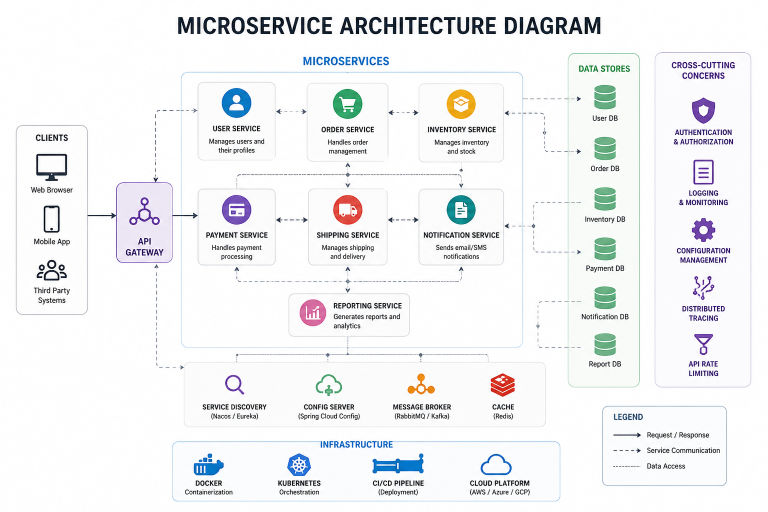
#> input picture app/uploads/07ddd2ba-455f-4a6f-811c-7b9c7e6ecfac.png, 1536 x 1024 px (shown at 1/2 size)
$ python -i image_processor.py   (imports and definitions only)   (older library calls are emulated)
#> lines starting #> are read from the running program, lines starting #| are printed output that depends on the picture; after the words box and inside, x2 and y2 are one past the last pixel; in counts of white or black regions, pixels touching at a corner belong together
"""
image_processor.py
==================
Production-grade image pre-processing pipeline optimised for architecture
diagram OCR on AMD Ryzen 7 7730U / 16 GB RAM (CPU-only).

Speed optimisations (v2.1):
  - Reduced preprocessing candidates from 5 → 2 (clahe_otsu + raw_gray).
    The extra 3 strategies rarely beat these two and triple OCR time.
  - Lowered MIN_LONG_EDGE_FOR_OCR from 2400 → 1600 px.  EasyOCR reads
    diagram text reliably at 1600 px; 2400 px increases inference time ~2.25×
    with marginal accuracy gain on typical architecture diagrams.
  - MAX_LONG_EDGE capped at 2200 px (was 4000 px).
  - _select_best_candidate now skips the probe scan when only 1 candidate
    is available and falls back immediately.
  - pin_memory warning suppressed via workers=0 (already set).

All other logic (denoising, CLAHE, normalisation, sharpening) is unchanged.
"""

import os
import cv2
import numpy as np


class ImageProcessor:

    # ------------------------------------------------------------------ #
    # Constants                                                            #
    # ------------------------------------------------------------------ #

    # Lowered from 2400 → 1600.  EasyOCR handles 1600 px reliably and
    # runs ~2× faster than at 2400 px for typical diagram images.
    MIN_LONG_EDGE_FOR_OCR: int = 1600

    # Lowered from 4000 → 2200 to avoid slow inference on large exports.
    MAX_LONG_EDGE: int = 2200

    # ------------------------------------------------------------------ #
    # Basic I/O                                                            #
    # ------------------------------------------------------------------ #

    @staticmethod
    def load_image(image_path: str):
        image = cv2.imread(image_path)
#> image is the input picture: shape (1024, 1536, 3); mean B, G, R 243.1, 241.7, 240.7
        if image is None:
            raise ValueError(
                f"Cannot load image: {image_path}"
            )
        return image

    # ------------------------------------------------------------------ #
    # Resizing                                                             #
    # ------------------------------------------------------------------ #

    @staticmethod
    def smart_resize(image):
        """
        Upscale small diagrams so OCR text is at least 20-30 px tall,
        then hard-cap at MAX_LONG_EDGE to avoid slow inference.
        """
        height, width = image.shape[:2]
#> height = 1024; width = 1536
        long_edge = max(height, width)
#> long_edge = 1536

        if long_edge < ImageProcessor.MIN_LONG_EDGE_FOR_OCR:
            scale = ImageProcessor.MIN_LONG_EDGE_FOR_OCR / long_edge
#> scale = 1.04
            new_w = int(width * scale)
#> new_w = 1600
            new_h = int(height * scale)
#> new_h = 1066
            image = cv2.resize(
                image,
                (new_w, new_h),
                interpolation=cv2.INTER_CUBIC
            )
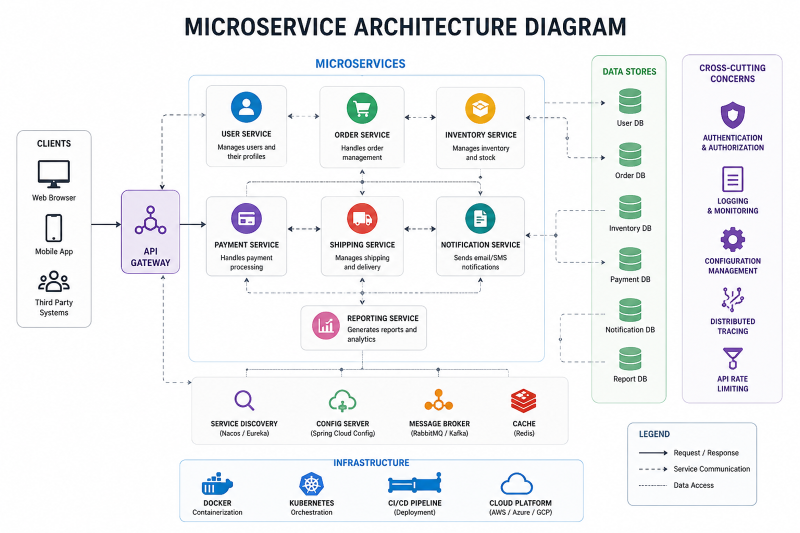
#> image: shape (1066, 1600, 3) (shown at 1/2 size); mean of channels 0, 1, 2 243, 241.6, 240.6; drawn as B, G, R
            height, width = new_h, new_w
#> height = 1066; width = 1600
            long_edge = max(height, width)
#> long_edge = 1600

        if long_edge > ImageProcessor.MAX_LONG_EDGE:
            scale = ImageProcessor.MAX_LONG_EDGE / long_edge
            image = cv2.resize(
                image,
                (int(width * scale), int(height * scale)),
                interpolation=cv2.INTER_AREA
            )

        return image

    # ------------------------------------------------------------------ #
    # Individual enhancement primitives                                    #
    # ------------------------------------------------------------------ #

    @staticmethod
    def to_gray(image):
        if len(image.shape) == 2:
            return image
        return cv2.cvtColor(image, cv2.COLOR_BGR2GRAY)
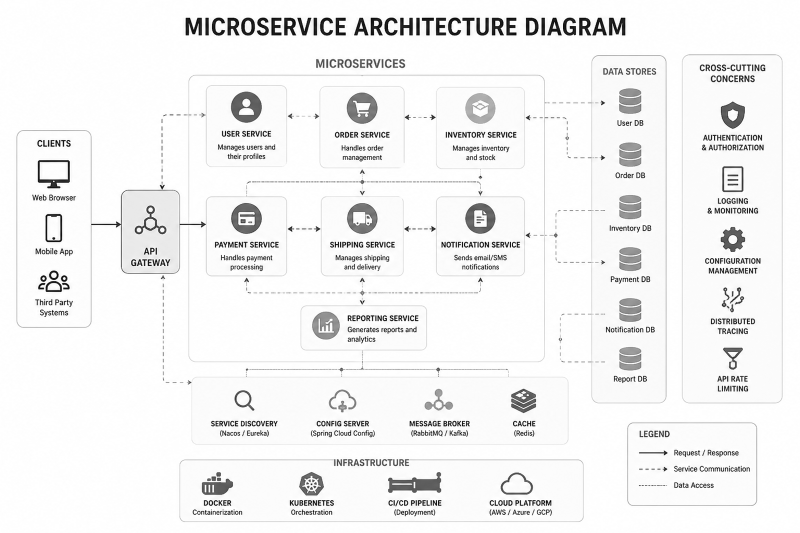
#> returned value: shape (1066, 1600) (shown at 1/2 size); min 0, max 255, mean 241.5

    # [14 lines left out: function normalise_background, not called in this run]

    @staticmethod
    def enhance_contrast_clahe(gray):
        clahe = cv2.createCLAHE(clipLimit=2.0, tileGridSize=(8, 8))
        return clahe.apply(gray)

    # [6 lines left out: function unsharp_mask, not called in this run]

    @staticmethod
    def denoise(gray):
        return cv2.fastNlMeansDenoising(gray, None, h=10, templateWindowSize=7, searchWindowSize=21)

    @staticmethod
    def threshold_otsu(gray):
        _, binary = cv2.threshold(
            gray, 0, 255,
            cv2.THRESH_BINARY + cv2.THRESH_OTSU
        )
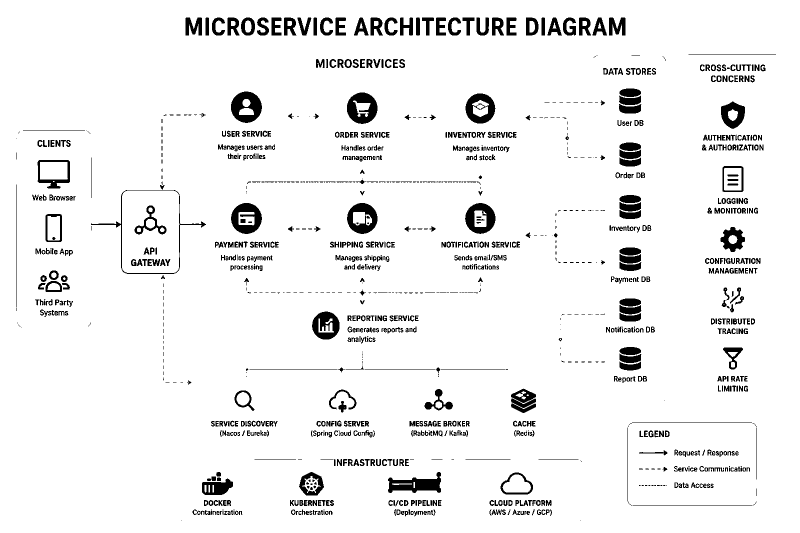
#> binary: shape (1066, 1600) (shown at 1/2 size); 93.8% white; 1181 black regions (326 under 20 px), largest, box (x1, y1, x2, y2) and area: (694, 185, 755, 248) 2468, (462, 183, 524, 246) 2467, (776, 944, 882, 986) 2417
        return binary

    # [17 lines left out: functions threshold_adaptive, threshold_adaptive_mean, not called in this run]

    # ------------------------------------------------------------------ #
    # Multi-pass strategy builder  (SPEED-OPTIMISED: 2 candidates only)   #
    # ------------------------------------------------------------------ #

    @staticmethod
    def _build_candidates(gray):
        """
        Return a list of (label, processed_image) tuples.

        Speed note: reduced from 5 candidates to 2.
          - clahe_otsu  : best for clean white-background diagrams (most common)
          - raw_gray    : EasyOCR handles greyscale natively; good fallback
        The three removed strategies (norm_adaptive, sharp_adaptive_mean,
        inverted_clahe) add ~3× more OCR time for marginal gains on typical
        architecture diagram exports.
        """
        candidates = []

        # Strategy 1 – light denoise + CLAHE + Otsu (best for white-bg diagrams)
        g1 = ImageProcessor.denoise(gray)
        g1 = ImageProcessor.enhance_contrast_clahe(g1)
        candidates.append(("clahe_otsu", ImageProcessor.threshold_otsu(g1)))

        # Strategy 2 – raw gray (EasyOCR handles greyscale well; fast fallback)
        candidates.append(("raw_gray", gray))

        return candidates

    # ------------------------------------------------------------------ #
    # Public API                                                           #
    # ------------------------------------------------------------------ #

    @staticmethod
    def process_image(image_path: str):
        """
        Full pipeline.  Returns the single best preprocessed image
        (as a numpy array) for EasyOCR consumption.
        """
        image = ImageProcessor.load_image(image_path)
        image = ImageProcessor.smart_resize(image)
        gray  = ImageProcessor.to_gray(image)

        candidates = ImageProcessor._build_candidates(gray)
#> candidates = 2 items
        best_image = ImageProcessor._select_best_candidate(candidates)

        if os.getenv("DEBUG", "false").lower() in ("1", "true", "yes"):
            cv2.imwrite("debug_processed.png", best_image)

        return best_image

    @staticmethod
    def _select_best_candidate(candidates):
        """
        Run EasyOCR on each candidate and pick the one that yields
        the highest (character_count * average_confidence) score.

        Speed note: with only 2 candidates this is fast; if there is
        exactly 1 candidate we skip the probe entirely.
        """
        if len(candidates) == 1:
            return candidates[0][1]

        try:
            import easyocr as _easyocr

            if not hasattr(ImageProcessor, "_probe_reader"):
#> (the run stopped early here; a loop or call above may not have finished)

$ run again, on app/uploads/0e2e9c01-1f5e-4dc8-a01e-01520189e7f0.png
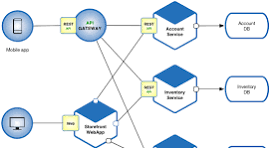
#> input picture app/uploads/0e2e9c01-1f5e-4dc8-a01e-01520189e7f0.png, 270 x 148 px
#> in load_image, image is the input picture: shape (148, 270, 3); mean B, G, R 242.6, 236.8, 229.9
#> image: shape (877, 1600, 3)
#> in enhance_contrast_clahe, `return clahe.apply(gray)`:
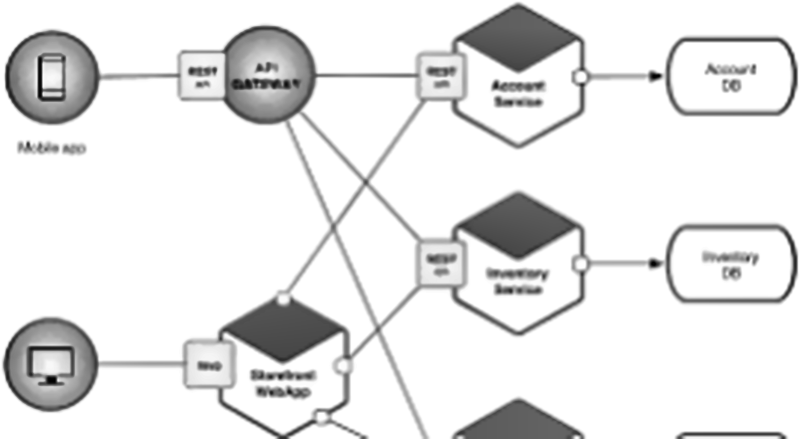
#> returned value: shape (877, 1600) (shown at 1/2 size); min 0, max 255, mean 230.2
#> in threshold_otsu, `_, binary = cv2.threshold( gray, 0, 255, cv2.THRESH_BINARY + cv2.THRES..`:
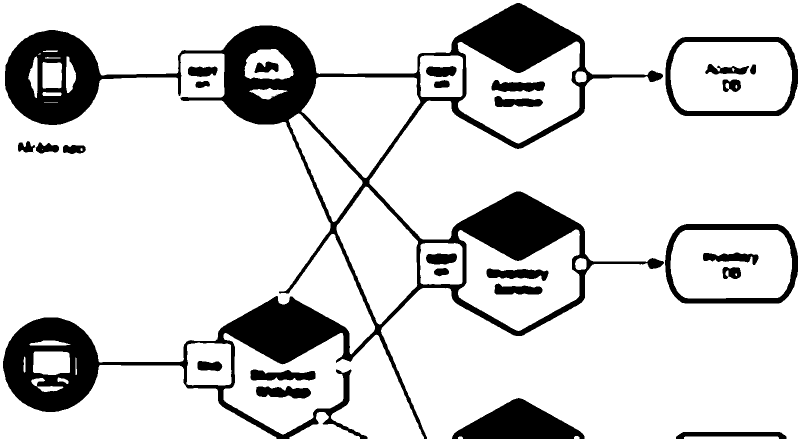
#> binary: shape (877, 1600) (shown at 1/2 size); 83.9% white; 30 black regions (3 under 20 px), largest, box (x1, y1, x2, y2) and area: (6, 6, 1328, 877) 173043, (904, 796, 1169, 877) 12163, (1330, 448, 1596, 607) 8104
#> candidates = 2 items
